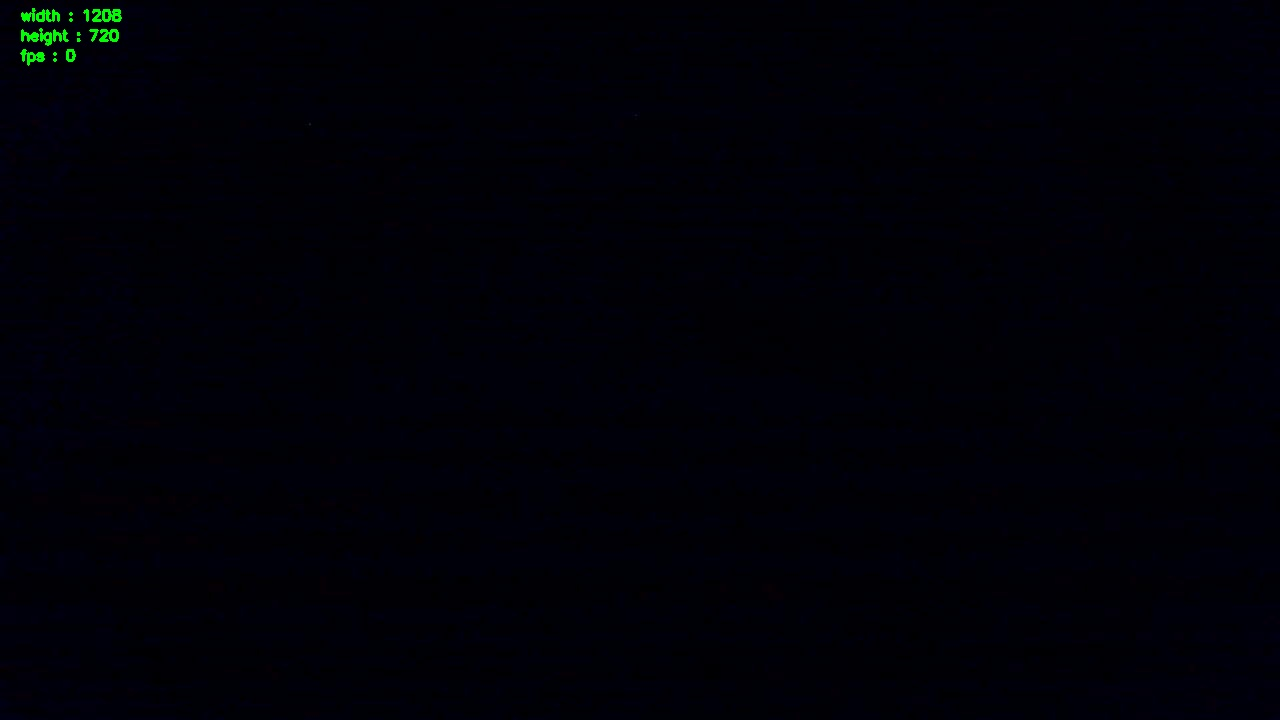
#> input picture image_cam_1.jpg, 1280 x 720 px, given in place of the camera
$ python usb_cam_test.py
#> lines starting #> are read from the running program, lines starting #| are printed output that depends on the picture; after the words box and inside, x2 and y2 are one past the last pixel; in counts of white or black regions, pixels touching at a corner belong together
import cv2
from numpy.lib import median
import pyautogui
import imutils
import time
import os
import numpy as np

from tkinter import *


class Virtual_cam_canvas:
    def __init__(self, cam_x, cam_y):
        self.cam_x = cam_x
        self.cam_y = cam_y

class Point_2_d:
    def __init__(self, x, y):
        self._x = x
        self._y = y

    @property
    def x(self):
        return self._x

    @x.setter
    def x(self, value):
        self._x = value

    @x.deleter
    def x(self):
        del self._x

    @property
    def y(self):
        return self._y

    @y.setter
    def y(self, value):
        self._y = value

    @y.deleter
    def y(self):
        del self._y


class Pen:
    def __init__(self):
        self.point_2_d = Point_2_d(0,0)
        self._light_on = False
        self.last_light_on_ts_ms = 0
        self.current_light_on_ts = 0
        self.current_light_on_last_light_on_delta_ts_ms = 0
        self.multiple_light_on_threshhold_ms = 400
        self.multiple_light_on_counter = 0
        self.on_2_click_function_name_aliases = [
            "on_double_click",
            "on_double_ligth"
        ]
        self.on_3_click_function_name_aliases = [
            "on_triple_click",
            "on_triple_light"
        ]
        self.tkinter_points = []
        # self.on_3_click_function_name_aliases = [
        #     "on_triple_click",
        #     "on_triple_ligth"
        # ]


    @property
    def light_on(self):
        return self._light_on

    @light_on.setter
    def light_on(self, value):
        if(self.light_on != value and value == True):
            print("click!!!")

            self.current_light_on_ts = round(time.time() * 1000)

            self.current_light_on_last_light_on_delta_ts_ms = abs(
                self.current_light_on_ts - self.last_light_on_ts_ms
            )
            print(self.current_light_on_last_light_on_delta_ts_ms)

            if(self.current_light_on_last_light_on_delta_ts_ms < self.multiple_light_on_threshhold_ms):
                self.multiple_light_on_counter+=1
            else:
                self.multiple_light_on_counter = 1
            print("self.multiple_light_on_counter:"+str(self.multiple_light_on_counter))
            if(self.multiple_light_on_counter == 2):
                print("double click!!!")
                for string in self.on_2_click_function_name_aliases:
                    if(hasattr(self, string)):
                        fun = getattr(self, string)
                        if(callable(fun)):
                            fun(self)

            if(self.multiple_light_on_counter == 3):
                print("tripple click!!!")
                for string in self.on_3_click_function_name_aliases:
                    if(hasattr(self, string)):
                        fun = getattr(self, string)
                        if(callable(fun)):
                            fun(self)

            self.last_light_on_ts_ms = self.current_light_on_ts

        self._light_on = value


pen = Pen()

pen.double_click_points_array = []
pen.double_click_points_array_limit = 4

# [8 lines left out: function pen_on_double_click, not called in this run]


def pen_on_triple_click(self):
    self.tkinter_points = []
    self.double_click_points_array = []


pen.on_double_click = pen_on_double_click
pen.on_triple_click = pen_on_triple_click

window = Tk()
canvas = Canvas(window, width=1920, height=1080, background='#333')
canvas.grid(row=0, column=0)


class Mask:
    # [54 lines left out: functions __init__, low_and_high_set, set_data, not called in this run]

    @property
    def low_h_normalized(self):
        return self._low_h_normalized

    # [6 lines left out: function low_h_normalized, not called in this run]

    @property
    def low_s_normalized(self):
        return self._low_s_normalized

    # [6 lines left out: function low_s_normalized, not called in this run]

    @property
    def low_l_normalized(self):
        return self._low_l_normalized

    # [6 lines left out: function low_l_normalized, not called in this run]


    @property
    def high_h_normalized(self):
        return self._high_h_normalized

    # [6 lines left out: function high_h_normalized, not called in this run]

    @property
    def high_s_normalized(self):
        return self._high_s_normalized

    # [6 lines left out: function high_s_normalized, not called in this run]

    @property
    def high_l_normalized(self):
        return self._high_l_normalized

    # [6 lines left out: function high_l_normalized, not called in this run]


class Camera:
    def __init__(
            self,
            axis,
            id
            ):


        #print("fps: "+str(fps))


        self.axis = axis
        self.id = id


        self.light_detected = False
        self.light_detected_point_2_d = Point_2_d(0,0)

        self.last_bigger_mask = np.array([[]])
        self.bigger_mask = np.array([[]])
        self.bigger_mask_sum = 0
        self.last_bigger_mask_sum = 0
        self.last_bigger_mask_color = ""

        self.mask_red_channel_bright_sum = 0
        self.last_mask_red_channel_bright_sum = 0

        self.frame_ts_ms = 0
        self.last_frame_ts_ms = 0
        self.last_frame_ts_ms_frame_ts_ms_delta_ms = 0
        self.fps = 0

        #seems not to work, cv2 is overwriting the settings ...
        commands = []
        commands.append(f'v4l2-ctl -d /dev/video{self.id} -c exposure_auto=1')
        commands.append(f'v4l2-ctl -d /dev/video{self.id} -c exposure_absolute=1')
        commands.append(f'v4l2-ctl -d /dev/video{self.id} -c exposure_auto_priority=0')
        command = " && ".join(commands)
        print(command)
        os.system(command)

        #capture = cv2.VideoCapture("http://11.23.58.105:8080/video")
        #capture = cv2.VideoCapture("http://11.23.58.102:8080/video")
        #capture = cv2.VideoCapture(1)
        self.capture = cv2.VideoCapture(self.id)
        # print(cv2.getBuildInformation())
        self.capture.set(cv2.CAP_PROP_AUTO_EXPOSURE, 1)
        self.capture.set(cv2.CAP_PROP_EXPOSURE, 8)
        self.capture.set(cv2.CAP_PROP_FOURCC, cv2.VideoWriter_fourcc('M', 'J', 'P', 'G'))
        width = 1280
        height = 720
        self.capture.set(cv2.CAP_PROP_FRAME_WIDTH, width)
        self.capture.set(cv2.CAP_PROP_FRAME_HEIGHT, height)

        # $ v4l2-ctl -d /dev/video3 -l
        #
        #                      brightness 0x00980900 (int)    : min=-64 max=64 step=1 default=0 value=0
        #                        contrast 0x00980901 (int)    : min=0 max=64 step=1 default=32 value=32
        #                      saturation 0x00980902 (int)    : min=0 max=128 step=1 default=75 value=75
        #                             hue 0x00980903 (int)    : min=-40 max=40 step=1 default=0 value=0
        #  white_balance_temperature_auto 0x0098090c (bool)   : default=1 value=1
        #                           gamma 0x00980910 (int)    : min=72 max=500 step=1 default=120 value=72
        #                            gain 0x00980913 (int)    : min=0 max=100 step=1 default=0 value=0
        #            power_line_frequency 0x00980918 (menu)   : min=0 max=2 default=2 value=2
        #       white_balance_temperature 0x0098091a (int)    : min=2800 max=6500 step=1 default=4600 value=4600 flags=inactive
        #                       sharpness 0x0098091b (int)    : min=0 max=6 step=1 default=3 value=3
        #          backlight_compensation 0x0098091c (int)    : min=0 max=2 step=1 default=1 value=1
        #                   exposure_auto 0x009a0901 (menu)   : min=0 max=3 default=3 value=1
        #               exposure_absolute 0x009a0902 (int)    : min=1 max=5000 step=1 default=157 value=5000
        #          exposure_auto_priority 0x009a0903 (bool)   : default=0 value=0

    def detect_fps(self):
        #detect fps
        self.last_frame_ts_ms_frame_ts_ms_delta_ms = abs(self.frame_ts_ms-self.last_frame_ts_ms)
        self.last_frame_ts_ms = self.frame_ts_ms
        self.fps = 1000.0/self.last_frame_ts_ms_frame_ts_ms_delta_ms
        #print(self.fps)

    def do_capture(self):
        _, self.frame = self.capture.read()
#> self.frame is the input picture: shape (720, 1280, 3); mean B, G, R 7.3, 0.7, 0.5
        self.frame_ts_ms = round(time.time() * 1000)
        self.detect_fps()


        only_blue_channel_mask = self.frame.copy()

        # set green and red channels to 0
        only_blue_channel_mask[:, :, 1] = 0
        only_blue_channel_mask[:, :, 2] = 0

        only_blue_channel_mask = cv2.cvtColor(only_blue_channel_mask, cv2.COLOR_BGR2GRAY)
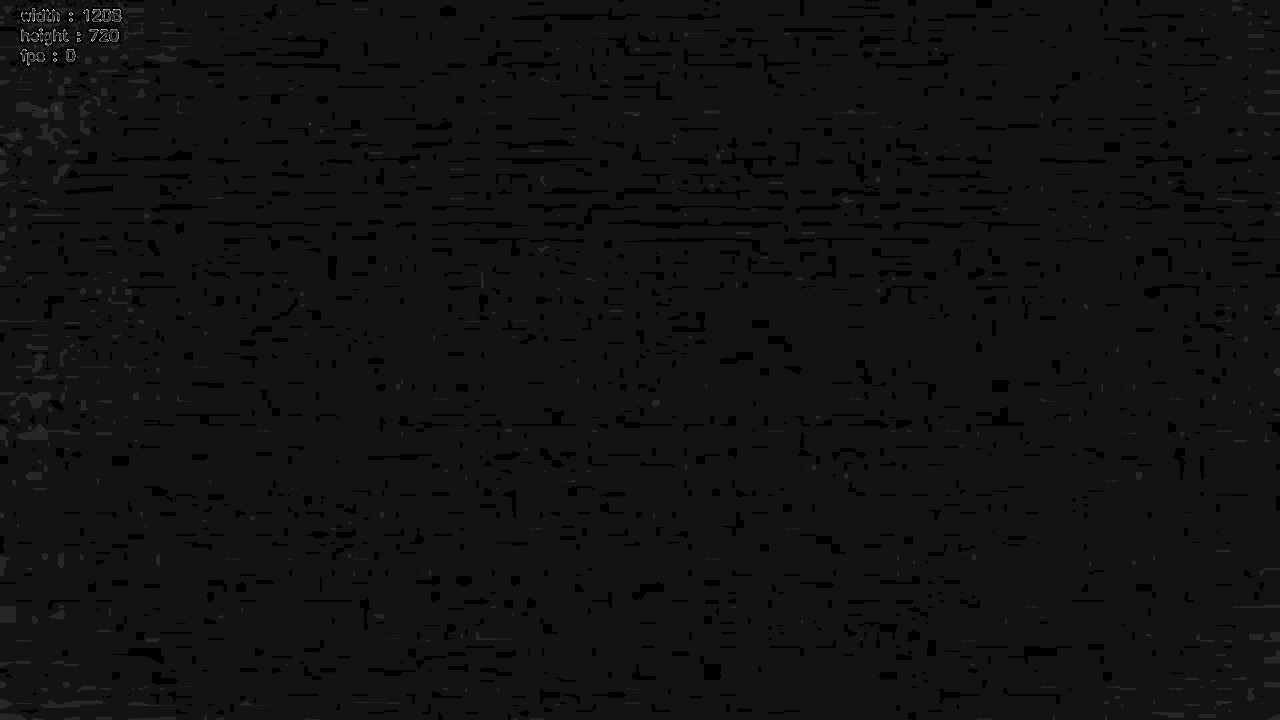
#> only_blue_channel_mask: shape (720, 1280); min 0, max 13, mean 0.945; drawn with min black and max white
        #cv2.imshow('only_blue_channel_mask_'+str(self.id), only_blue_channel_mask)
        blue_mask_data_sum = np.sum(only_blue_channel_mask)
#> blue_mask_data_sum = 871112


        only_red_channel_mask = self.frame.copy()

        # set blue and green channels to 0
        only_red_channel_mask[:, :, 0] = 0
        only_red_channel_mask[:, :, 1] = 0


        image = self.frame


        only_red_channel_gray = cv2.cvtColor(
            only_red_channel_mask,
            cv2.COLOR_BGR2GRAY
            )
        only_red_channel_gray_blurred = cv2.GaussianBlur(
            only_red_channel_gray,
            (
                # int(((pyautogui.position()[1]) / 1080)*50) | 1,
                # int(((pyautogui.position()[1]) / 1080)*50) | 1
                41,41
            ),
            0
            )
        # cv2.imshow(
        #     'only_red_channel_gray_blurred'+str(self.id),
        #     only_red_channel_gray_blurred
        # )
        only_red_channel_gray_blurred_light_pixels_only = cv2.threshold(
            only_red_channel_gray_blurred,
            # int(((pyautogui.position()[1]) / 1080)*255),
            18,
            255,
            cv2.THRESH_BINARY
            )[1]
#> only_red_channel_gray_blurred_light_pixels_only: shape (720, 1280); every value is 0

        only_red_channel_gray_blurred_light_pixels_only_eroded = cv2.erode(
            only_red_channel_gray_blurred_light_pixels_only,
            None,
            iterations=2
            )
        only_red_channel_gray_blurred_light_pixels_only_eroded_dilated = cv2.dilate(
            only_red_channel_gray_blurred_light_pixels_only_eroded,
            None,
            iterations=4
            )


        mask_red_channel_bright_sum = np.sum(
            only_red_channel_gray_blurred_light_pixels_only_eroded_dilated == 255
            )
#> mask_red_channel_bright_sum = 0


        contours = cv2.findContours(
            only_red_channel_gray_blurred_light_pixels_only_eroded_dilated,
            cv2.RETR_EXTERNAL,
            cv2.CHAIN_APPROX_SIMPLE)
#> contours = 0 contours

        cnts = imutils.grab_contours(contours)
#> cnts = []


        for c in cnts:
            # compute the center of the contour
            M = cv2.moments(c)
            cX = int(M["m10"] / M["m00"])
            cY = int(M["m01"] / M["m00"])
            self.light_detected_point_2_d.x = cX
            self.light_detected_point_2_d.y = cY
            # draw the contour and center of the shape on the image
            cv2.drawContours(self.frame, [c], -1, (0, 255, 0), 2)
            cv2.circle(self.frame, (cX, cY), 7, (0, 255, 0), -1)
            cv2.putText(self.frame, "center", (cX - 20, cY - 20),
                cv2.FONT_HERSHEY_SIMPLEX, 0.5, (0, 255, 0), 2)
#> this loop made 0 passes

        # if no contours are found, light is not detected
        if not cnts:
            self.light_detected = False
        else:
            self.light_detected = True


        cv2.imshow(
            "only_red_channel_gray"+str(self.id),
            only_red_channel_gray_blurred_light_pixels_only_eroded_dilated
        )
        cv2.imshow(
            'only_red_channel_gray_blurred_light_pixels_only_eroded_dilated'+str(self.id),
            only_red_channel_gray_blurred_light_pixels_only_eroded_dilated
        )
        cv2.imshow(
        'original_frame_cam_id_'+str(self.id),
        self.frame
        )

        #cv2.imshow('test_window_name_frame2', frame2)

        # self.last_bigger_mask_color = self.bigger_mask_color

    # [25 lines left out: function get_masks, not called in this run]

cam_x = Camera("x", 3)
cam_y = Camera("y", 1)
virtual_cam_canvas = Virtual_cam_canvas(cam_x, cam_y)


tkinter_p1_rect = canvas.create_rectangle(
            0,0,0,0,
            fill="black",
            outline="green",
            width=3
        )
# canvas.create_text(
#     100,
#     100,
#     fill="green",
#     font="Arial 20",
#     text="go to each corner and double click to calibrate: (p1->top left, p2 ->top right, p3 -> bottom left, p4 -> bottom right)"
#     )


tkinter_line_var = canvas.create_line(0, 0, 100, 100, fill="red", width=3)
while(True):


    if(len(pen.tkinter_points) > 4):
        canvas.coords(tkinter_line_var, pen.tkinter_points)

    print(len(pen.tkinter_points))

    cam_x.do_capture()
    cam_y.do_capture()

    if(cam_x.light_detected and cam_y.light_detected):
        pen.light_on = True
        pen.point_2_d.x = cam_x.light_detected_point_2_d.x
        pen.point_2_d.y = cam_y.light_detected_point_2_d.x ## we still have to take the x coord, since the camera is turned 90 degrees but not the image

        pen.tkinter_points.append(pen.point_2_d.x)
        pen.tkinter_points.append(pen.point_2_d.y)

    else:
        pen.light_on = False


    # for (key, value) in enumerate(pen.double_click_points_array):
    #     rectangle_size = 20

    #     canvas.create_rectangle(
    #         value[0],
    #         value[1],
    #         value[0]+rectangle_size,
    #         value[1]+rectangle_size,
    #         fill="black",
    #         outline="green",
    #         width=3
    #     )
    #     canvas.create_text(
    #         value[0]+(rectangle_size/2),
    #         value[1]+(rectangle_size/2),
    #         fill="white",
    #         font="Arial "+str(int(rectangle_size/2)),
    #         text="p"+str(key+1)
    #         )

    window.title('cam_x.fps = '+str(cam_x.fps)+' '+'cam_y.fps = '+str(cam_y.fps))
    window.update()

    if(cv2.waitKey(1) == ord("q")):
#> (key q is pressed here)
        break

cam_x.capture.release()
cam_y.capture.release()

cv2.destroyAllWindows()

$ run again, on image_cam_3.jpg
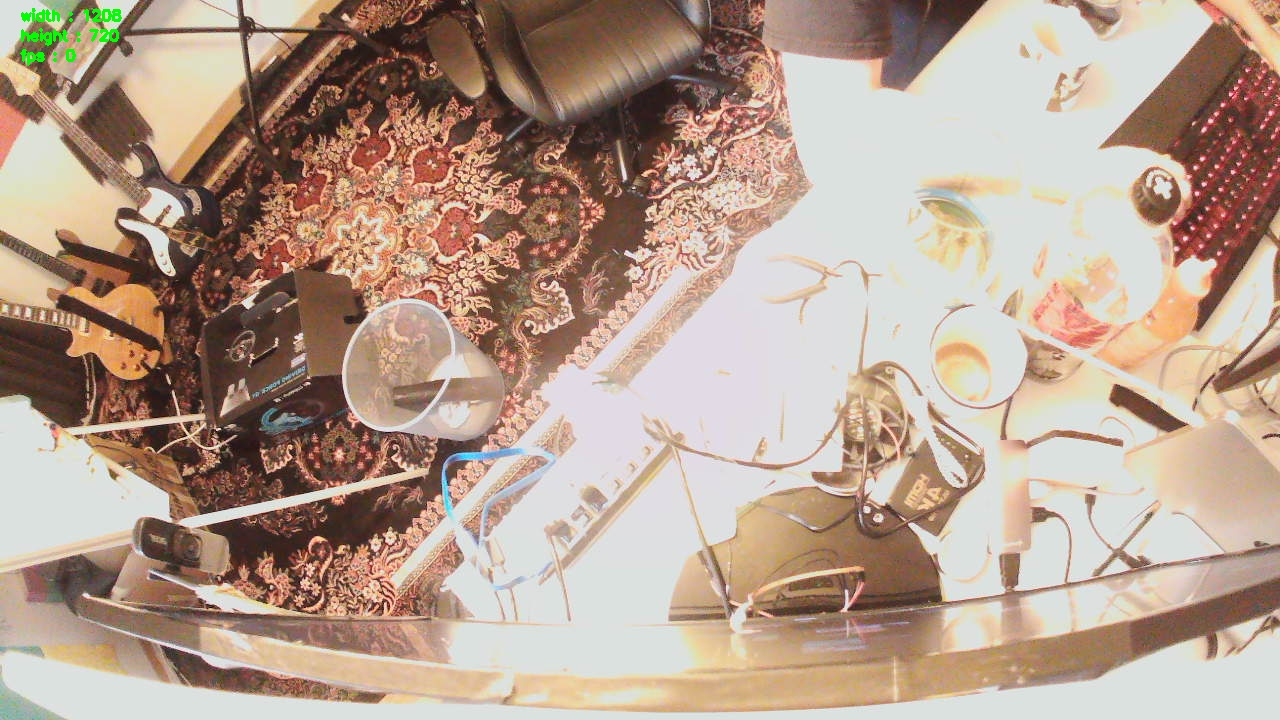
#> input picture image_cam_3.jpg, 1280 x 720 px, given in place of the camera
#> in do_capture, self.frame is the input picture: shape (720, 1280, 3); mean B, G, R 143.3, 158.9, 181.1
#> blue_mask_data_sum = 15009042
#> in do_capture, `only_red_channel_gray_blurred_light_pixels_only = cv2.threshold( only_..`:
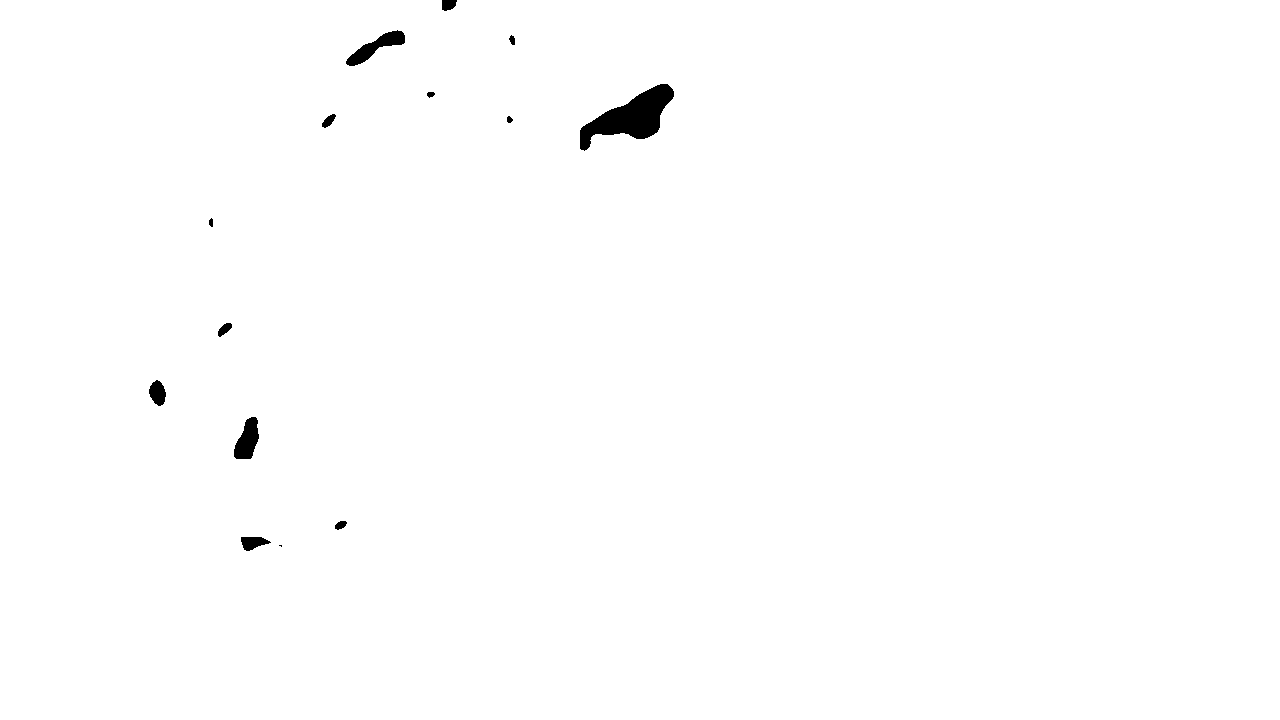
#> only_red_channel_gray_blurred_light_pixels_only: shape (720, 1280); 99.4% white; 14 black regions (1 under 20 px), largest, box (x1, y1, x2, y2) and area: (580, 84, 674, 151) 2783, (346, 30, 405, 66) 757, (234, 417, 259, 459) 692
#> only_red_channel_gray_blurred_light_pixels_only_eroded: shape (720, 1280); 99.1% white; 14 black regions, largest, box (x1, y1, x2, y2) and area: (578, 82, 676, 153) 3472, (344, 28, 407, 68) 1153, (232, 415, 261, 461) 980
#> only_red_channel_gray_blurred_light_pixels_only_eroded_dilated: shape (720, 1280); 99.6% white; 10 black regions (4 under 20 px)
#> mask_red_channel_bright_sum = 918238
#> contours = 1 contour; box (x1, y1, x2, y2) and area: (0, 0, 1280, 720) 919527
#> cnts has the same summary as contours
#> the loop in do_capture, `for c in cnts:` made 1 pass
#> (cX, cY) on pass 1: (639, 359)
#> after the loop in do_capture, `for c in cnts:`:
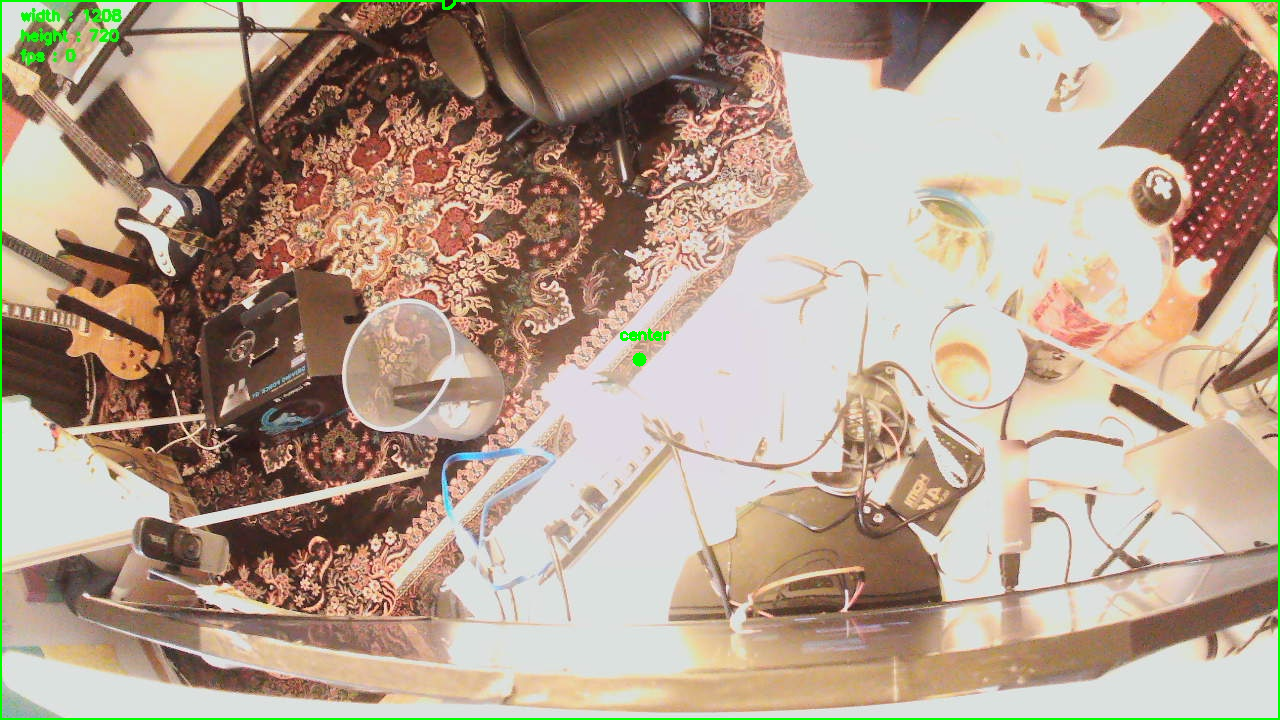
#> self.frame: shape (720, 1280, 3); 0.92% of pixels changed, all inside (x1, y1, x2, y2) = (0, 0, 1280, 720)
#> the loop in do_capture (call 2), `for c in cnts:` made 1 pass
